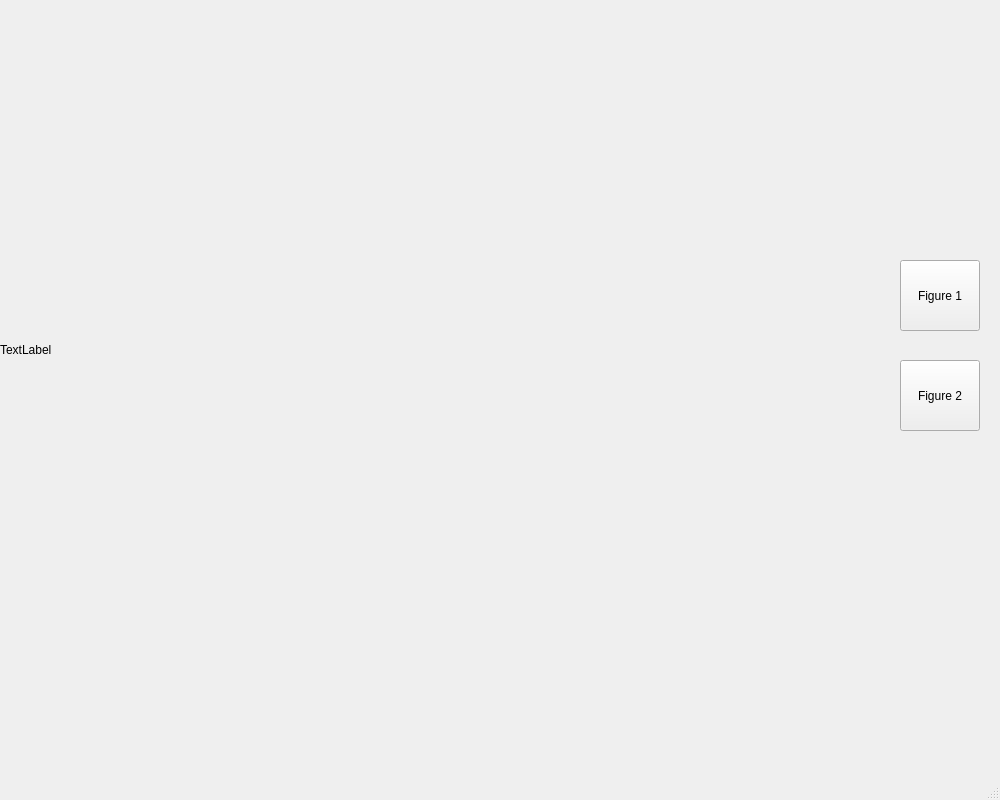
<?xml version="1.0" encoding="UTF-8"?>
<ui version="4.0">
 <class>MainWindow</class>
 <widget class="QMainWindow" name="MainWindow">
  <property name="geometry">
   <rect>
    <x>0</x>
    <y>0</y>
    <width>1000</width>
    <height>800</height>
   </rect>
  </property>
  <property name="windowTitle">
   <string>MainWindow</string>
  </property>
  <widget class="QWidget" name="centralwidget">
   <widget class="QLabel" name="label">
    <property name="geometry">
     <rect>
      <x>0</x>
      <y>0</y>
      <width>700</width>
      <height>700</height>
     </rect>
    </property>
    <property name="text">
     <string>TextLabel</string>
    </property>
   </widget>
   <widget class="QPushButton" name="pushButton">
    <property name="geometry">
     <rect>
      <x>900</x>
      <y>260</y>
      <width>80</width>
      <height>71</height>
     </rect>
    </property>
    <property name="text">
     <string>Figure 1</string>
    </property>
   </widget>
   <widget class="QPushButton" name="pushButton_2">
    <property name="geometry">
     <rect>
      <x>900</x>
      <y>360</y>
      <width>80</width>
      <height>71</height>
     </rect>
    </property>
    <property name="text">
     <string>Figure 2</string>
    </property>
   </widget>
  </widget>
  <widget class="QMenuBar" name="menubar">
   <property name="geometry">
    <rect>
     <x>0</x>
     <y>0</y>
     <width>1174</width>
     <height>21</height>
    </rect>
   </property>
  </widget>
  <widget class="QStatusBar" name="statusbar"/>
 </widget>
 <resources/>
 <connections/>
</ui>
